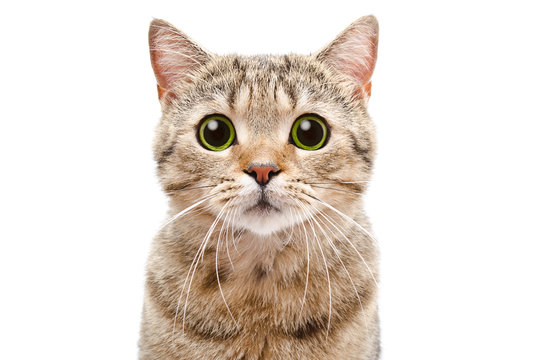
#> input picture cat.jpeg, 543 x 360 px
$ jupyter execute TestBackgroundSubtraction.ipynb
#> lines starting #> are read from the running program, lines starting #| are printed output that depends on the picture; after the words box and inside, x2 and y2 are one past the last pixel; in counts of white or black regions, pixels touching at a corner belong together
[cell 1]
import cv2
import numpy as np
import matplotlib.pyplot as plt

#opencv code to read and display image
color_img = cv2.imread('./cat.jpeg', cv2.IMREAD_COLOR)
#> color_img is the input picture: shape (360, 543, 3); mean B, G, R 210.6, 219.2, 229
cv2.imshow('cute_meow', color_img)
cv2.waitKey(0)
#opencv to convert color image to grayscale image
gray_image = cv2.cvtColor(color_img, cv2.COLOR_BGR2GRAY)
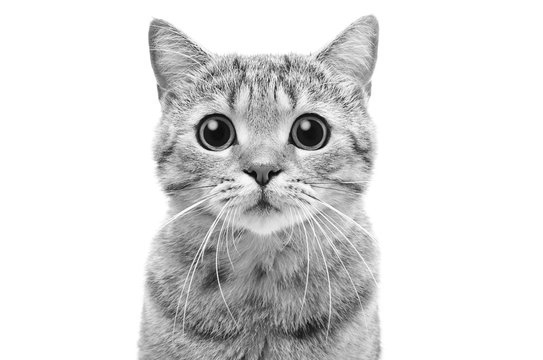
#> gray_image: shape (360, 543); min 0, max 255, mean 221.1
cv2.imshow('gray', gray_image) # must have the title of image
cv2.waitKey(0)

[cell 2]
plt.imshow(gray_image, cmap='gray')

[cell 3]
# access the pixel value at position (x, y)
x = 0; y = 0
pixelValue = gray_image[y, x]
#> pixelValue = 255
print('Pixel value: ', pixelValue)
#| Pixel value:  255

[cell 4]
width, height = gray_image.shape
#> width = 360; height = 543
x = int(width/2)
#> x = 180
y = int(height/2)
#> y = 271
pixelValue = gray_image[y, x]
#> pixelValue = 156
print('Pixel value: ', pixelValue)
#| Pixel value:  156

[cell 5]
color_img.shape
#> Out = (360, 543, 3)

[cell 6]
#Access the pixel value at the start image (Color)
width, height, channels = color_img.shape
#> channels = 3
x = 0; y = 0
pixelValue = color_img[y, x]
#> pixelValue = [255, 255, 255]
print('Pixel value: ', pixelValue)
#| Pixel value:  [255 255 255]

[cell 7]
#Access the pixel at the center (color)
width, height, channels = color_img.shape
x = int(width/2)
y = int(height/2)
pixelValue = color_img[y, x]
#> pixelValue = [124, 151, 178]
print('Pixel value: ', pixelValue)
#| Pixel value:  [124 151 178]

[cell 8]
import matplotlib.pyplot as plt

def gaussian_kernel(size, sigma): # blur image
    if size % 2 == 0:
        size = size + 1
    max_point = size // 2 #both directions (x, y) maximum cell start point
    min_point = -max_point #both directions (x, y) minimum cell start point

    K = np.zeros((size, size)) #kernel matrix
    for x in range(min_point, max_point + 1):
        for y in range(min_point, max_point+1):
            value = (1/(2*np.pi * (sigma ** 2)) * np.exp((-(x ** 2 + y**2))/ (2 * (sigma ** 2))))

            K[x-min_point, y-min_point] = value

    return K
kernel = gaussian_kernel(5, 1.4)
img_gaussian = cv2.filter2D(gray_image, -1, kernel)

cv2.imshow('gassian_image', img_gaussian)
cv2.waitKey(0)

[cell 9]
img_gaussian = np.float64(img_gaussian) # convert image to array numpy
mask_x = np.zeros((2,1)) #[-1, 1]
mask_x[0] = -1
mask_x[1] = 1

I_x = cv2.filter2D(img_gaussian, -1, mask_x)

mask_y = mask_x.T # some note
I_y = cv2.filter2D(img_gaussian, -1, mask_y)

Gm = (I_x**2 + I_y**2) ** 0.5
Gd = np.rad2deg(np.arctan2(I_y, I_x))

cv2.imshow('I_x', I_x)
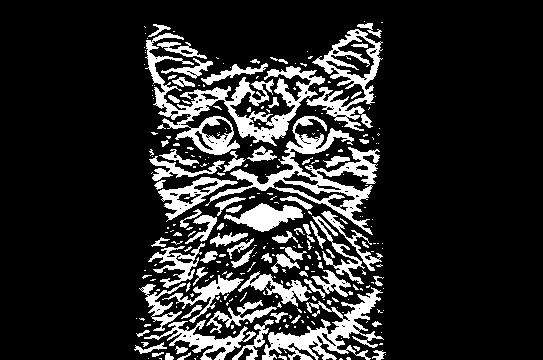
#> window 'I_x': shape (360, 543); 16.2% white; 285 white regions (201 under 20 px), largest, box (x1, y1, x2, y2) and area: (145, 33, 325, 155) 5397, (205, 116, 380, 235) 4140, (262, 287, 384, 360) 2785
cv2.imshow('I_y', I_y)
cv2.imshow('Gm', Gm)
cv2.imshow('Gd', Gd)
cv2.waitKey(0)

[cell 10]
plt.subplot(2,2,1)
plt.imshow(I_x, cmap='gray')
plt.title('I_x')
plt.subplot(2,2,2)
plt.imshow(I_y, cmap='gray')
plt.title('I_y')
plt.subplot(2,2,3)
plt.imshow(Gm, cmap='gray')
plt.title('Gm')
plt.subplot(2,2,4)
plt.imshow(Gd, cmap='gray')
plt.title('Gd')

[cell 11]
#we see that, result return by cv2.imshow() different from matplotlib.pyplot
#Because pypplot received input as 'RGB' image
#cv2 using 'BGR'
#We can use this code
#Convert BGR to RGB
#img_rgb = cv2.cvtColor(img, cv2.COLOR_BGR2RGB)

[cell 12]
def f_NMS(Gm, Gd):
    num_rows, num_cols = Gm.shape[0], Gm.shape[1]
    Gd_bins = 45 * (np.round(Gd/45))

    G_NMS = np.zeros(Gm.shape)

    neighbor_a, neighbor_b = 0., 0.

    for r in range(1, num_rows - 1):
        for c in range(1, num_cols-1):
            angle = Gd_bins[r, c]
            if angle == 180. or angle == -180. or angle == 0:
                neighbor_a, neighbor_b = Gm[r+1, c], Gm[r-1, c]
            elif angle == 90. or angle == -90.:
                neighbor_a, neighbor_b = Gm[r, c-1], Gm[r, c+1]
            elif angle == 45. or angle == -135.:
                neighbor_a, neighbor_b = Gm[r+1, c+1], Gm[r-1,c-1]
            elif angle == -45. or angle == 135.:
                neighbor_a, neighbor_b = Gm[r-1,c+1], Gm[r+1,c-1]
            else:
                print('Error')
                return

            if Gm[r, c] > neighbor_a and Gm[r, c] > neighbor_b:
                G_NMS[r, c] = Gm[r, c]
    return G_NMS

[cell 13]
result_nms = f_NMS(Gm, Gd)
cv2.imshow('result_nms', result_nms)
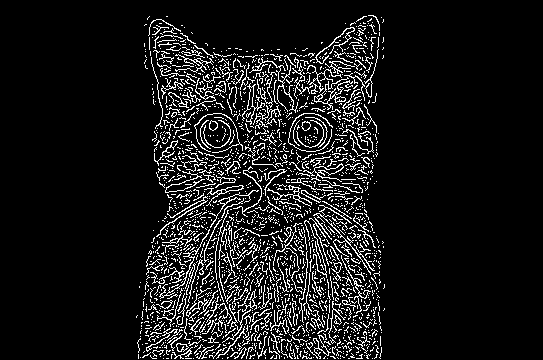
#> window 'result_nms': shape (360, 543); 9.5% white in thin lines or dots, all inside (x1, y1, x2, y2) = (136, 15, 385, 359)
cv2.waitKey(0)

[cell 14]
gray_image.max()
#> Out = 255

[cell 15]
def threshold_edge(img, weak_pixel = 75, strong_pixel = 255):

    #img is a gray_image
    highT = 0.15
    lowT = 0.05

    highThreshold = img.max() *highT
    lowThreshold = highThreshold * lowT

    M, N = img.shape
    res = np.zeros((M,N), dtype=np.uint8)
    # set all elements of res are 0
    strong_i, strong_j = np.where(img >= highThreshold)
    zeros_i, zeros_j = np.where(img < lowThreshold)
    # img is 2-dimentional so np.where returns 2 arrays
    # strong_i saves the array of first coordinate
    weak_i, weak_j = np.where((img <= highThreshold) & (img >= lowThreshold))

    res[strong_i, strong_j] = strong_pixel
    res[weak_i, weak_j] = weak_pixel

    return res

[cell 16]
result = threshold_edge(result_nms)
#> in threshold_edge, `highThreshold = img.max() *highT`: highThreshold = 7.87
#> in threshold_edge, `lowThreshold = highThreshold * lowT`: lowThreshold = 0.394
#> in threshold_edge, `strong_i, strong_j = np.where(img >= highThreshold)`: strong_i = 9628 values from 15 to 358; strong_j = 9628 values, max 381 at index 8900, min 137 at index 9252, mean 261.2
#> in threshold_edge, `weak_i, weak_j = np.where((img <= highThreshold) & (img >= lowThreshol..`: weak_i = 8910 values from 16 to 358; weak_j = 8910 values, max 384 at index 6113, min 136 at index 7311, mean 265.4
cv2.imshow('result image', result)
cv2.waitKey(0)

[cell 17]
plt.imshow(result, cmap='gray')

[cell 18]
def hysteresis(img, weak, strong=255):
    M, N = img.shape
    for i in range(1, M-1):
        for j in range(1, N-1):
            if(img[i, j] == weak):
                try:
                    if ((img[i+1, j-1] == strong) or (img[i+1, j] == strong) or (img[i+1, j+1] == strong)
                        or (img[i, j-1] == strong) or (img[i, j+1] == strong)
                        or (img[i-1, j-1] == strong) or (img[i-1, j] == strong) or (img[i-1, j+1] == strong)):
                        img[i, j] == strong
                    else:
                        img[i, j] = 0
                except IndexError as e:
                    pass

    return img
result = hysteresis(result, 75, 255)
cv2.imshow('result image', result)
cv2.waitKey(0)

[cell 19]
plt.imshow(result, cmap='gray')

[cell 20]
#Edge Detection by Canny Algorithm
#Setting parameter values
t_lower = 250 # lower threshold
t_upper = 300 # Upper threshold

#Applying the Canny Edge filter
edge_canny = cv2.Canny(gray_image, t_lower, t_upper)
#> edge_canny: shape (360, 543); 3.4% white in thin lines or dots, all inside (x1, y1, x2, y2) = (147, 15, 382, 360)

cv2.imshow('edge canny', edge_canny)
cv2.waitKey(0)

[cell 21]
plt.imshow(edge_canny, cmap='gray')

[cell 22]
#Edge detection by Sobel Algorithm

img_blur = cv2.GaussianBlur(gray_image, (3,3), 0)

#Sobel Edge Detection
sobelx = cv2.Sobel(src=img_blur, ddepth=-1, dx=1, dy=0, ksize=5)
# detect on the X_axis
sobely = cv2.Sobel(src=img_blur, ddepth=-1, dx=0, dy=1,ksize=5)
# detect on the Y_axis
sobelxy = cv2.Sobel(src=img_blur, ddepth=-1, dx=1, dy=1, ksize=5)
# detect on both X_axis,Y_axis

cv2.imshow('sobelx', sobelx)
cv2.imshow('sobely', sobely)
cv2.imshow('sobelxy', sobelxy)
cv2.waitKey(0)

[cell 23]
plt.subplot(2,2,1)
plt.imshow(sobelx, cmap='gray')
plt.title('sobelx')
plt.subplot(2,2,2)
plt.imshow(sobely, cmap='gray')
plt.title('sobely')
plt.subplot(2,2,3)
plt.imshow(sobelxy, cmap='gray')
plt.title('sobelxy')

[cell 24]
#Read image
image = cv2.imread('./sudoku.png')
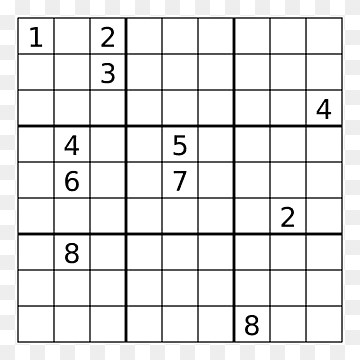
#> input picture sudoku.png, 360 x 360 px
#> image is the input picture: shape (360, 360, 3); min 1, max 255, mean 230.8
#convert image to grayscale
gray = cv2.cvtColor(image, cv2.COLOR_BGR2GRAY)

#use canny edged detection
edges = cv2.Canny(gray, 50, 200)
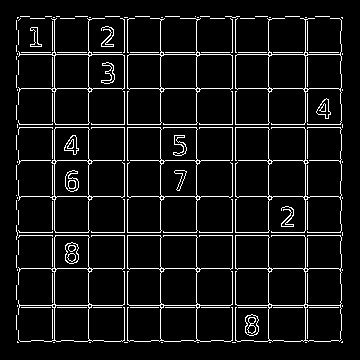
#> edges: shape (360, 360); 7.6% white in thin lines or dots, all inside (x1, y1, x2, y2) = (16, 16, 343, 343)

#Apply HoughLinesP method to
# to directly obtain line end points
lines_list = []
lines = cv2.HoughLinesP(
    edges, # Input edge image
    1, # Distance resolution in pixels
    np.pi/180, #Angle resolution in radians
    threshold=200, # Min number of votes for valid line
    minLineLength=5, #Min allowed length of line
    maxLineGap=10 #Max allowed gap between line for joining them
)
#> lines = 24 rows, first 6: [17, 232, 342, 232], [17, 235, 342, 235], [17, 124, 342, 124], [19, 160, 340, 160], [268, 340, 268, 19], [19, 196, 340, 196]
#Iterate over points
for points in lines:
    #Extract points nested in the list
    x1, y1, x2, y2 = points[0]
    # Draw the lines joining the points
    # On the original image
    cv2.line(image, (x1,y1), (x2,y2), (0, 0, 255),2)
    # Maintain a simples lookup list for points
    lines_list.append([(x1,y1), (x2,y2)])
#> this loop made 24 passes
#> (x1, y1, x2, y2) on passes 1 to 12: (17, 232, 342, 232), (17, 235, 342, 235), (17, 124, 342, 124), (19, 160, 340, 160), (268, 340, 268, 19), (19, 196, 340, 196), (127, 342, 127, 17), (235, 342, 235, 17), (305, 342, 305, 17), (17, 305, 342, 305), (88, 340, 88, 19), (232, 342, 232, 17)
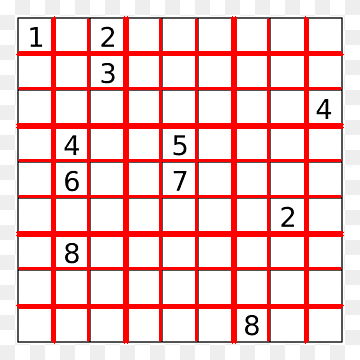
#> image: shape (360, 360, 3); 16.15% of pixels changed, all inside (x1, y1, x2, y2) = (16, 16, 344, 344)
#> after the loop, lines_list = 24 items

#Save the result image
cv2.imshow('image', image)
cv2.waitKey(0)
plt.imshow(image)

[cell 25]
import cv2
import numpy as np
import matplotlib.pyplot as plt
import matplotlib.lines as mlines


def line_detection_vectorized(image, edge_image, num_rhos=180, num_thetas=180, t_count=220):
  edge_height, edge_width = edge_image.shape[:2]
  edge_height_half, edge_width_half = edge_height / 2, edge_width / 2
  #
  d = np.sqrt(np.square(edge_height) + np.square(edge_width))
  dtheta = 180 / num_thetas
  drho = (2 * d) / num_rhos
  #
  thetas = np.arange(0, 180, step=dtheta)
  rhos = np.arange(-d, d, step=drho)
  #
  cos_thetas = np.cos(np.deg2rad(thetas))
  sin_thetas = np.sin(np.deg2rad(thetas))
  #
  accumulator = np.zeros((len(rhos), len(rhos)))
  #
  figure = plt.figure(figsize=(12, 12))
  subplot1 = figure.add_subplot(1, 4, 1)
  subplot1.imshow(image)
  subplot2 = figure.add_subplot(1, 4, 2)
  subplot2.imshow(edge_image, cmap="gray")
  subplot3 = figure.add_subplot(1, 4, 3)
  subplot3.set_facecolor((0, 0, 0))
  subplot4 = figure.add_subplot(1, 4, 4)
  subplot4.imshow(image)
  #
  edge_points = np.argwhere(edge_image != 0)
  edge_points = edge_points - np.array([[edge_height_half, edge_width_half]])
  #
  rho_values = np.matmul(edge_points, np.array([sin_thetas, cos_thetas]))
  #
  accumulator, theta_vals, rho_vals = np.histogram2d(
      np.tile(thetas, rho_values.shape[0]),
      rho_values.ravel(),
      bins=[thetas, rhos]
  )
  accumulator = np.transpose(accumulator)
  lines = np.argwhere(accumulator > t_count)
  rho_idxs, theta_idxs = lines[:, 0], lines[:, 1]
  r, t = rhos[rho_idxs], thetas[theta_idxs]

  for ys in rho_values:
    subplot3.plot(thetas, ys, color="white", alpha=0.05)

  subplot3.plot([t], [r], color="yellow", marker='o')

  for line in lines:
    y, x = line
    rho = rhos[y]
    theta = thetas[x]
    a = np.cos(np.deg2rad(theta))
    b = np.sin(np.deg2rad(theta))
    x0 = (a * rho) + edge_width_half
    y0 = (b * rho) + edge_height_half
    x1 = int(x0 + 1000 * (-b))
    y1 = int(y0 + 1000 * (a))
    x2 = int(x0 - 1000 * (-b))
    y2 = int(y0 - 1000 * (a))
    subplot3.plot([theta], [rho], marker='o', color="yellow")
    subplot4.add_line(mlines.Line2D([x1, x2], [y1, y2]))

  subplot3.invert_yaxis()
  subplot3.invert_xaxis()

  subplot1.title.set_text("Original Image")
  subplot2.title.set_text("Edge Image")
  subplot3.title.set_text("Hough Space")
  subplot4.title.set_text("Detected Lines")
  plt.show()
  return accumulator, rhos, thetas

[cell 26]
image = cv2.imread("line_detection.png")
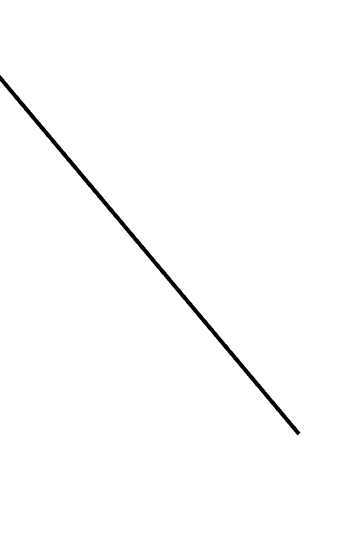
#> input picture line_detection.png, 342 x 542 px
#> image is the input picture: shape (542, 342, 3); min 0, max 255, mean 252.4
edge_image = cv2.cvtColor(image, cv2.COLOR_BGR2GRAY)
edge_image = cv2.GaussianBlur(edge_image, (3, 3), 1)
edge_image = cv2.Canny(edge_image, 100, 200)
#> edge_image: shape (542, 342); 0.71% white in thin lines or dots, all inside (x1, y1, x2, y2) = (0, 75, 301, 435)
edge_image = cv2.dilate(
     edge_image,
    cv2.getStructuringElement(cv2.MORPH_RECT, (5, 5)),
     iterations=1
)
#> edge_image: shape (542, 342); 2.8% white; 1 white region, box (x1, y1, x2, y2) and area: (0, 73, 303, 437) 5116
edge_image = cv2.erode(
  edge_image,
  cv2.getStructuringElement(cv2.MORPH_RECT, (5, 5)),
  iterations=1
)
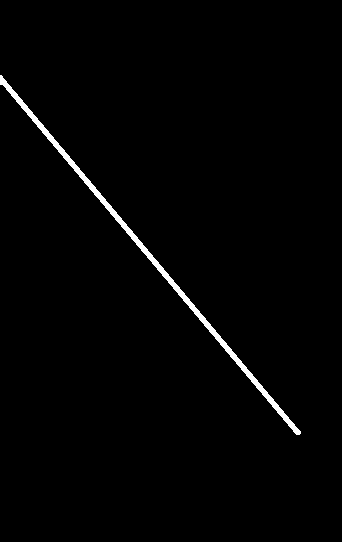
#> edge_image: shape (542, 342); 1.3% white; 1 white region, box (x1, y1, x2, y2) and area: (0, 75, 301, 435) 2484
line_detection_vectorized(image, edge_image)
#> in line_detection_vectorized, `edge_points = np.argwhere(edge_image != 0)`: edge_points = 2484 pairs, first value 75 to 434, second value 0 to 300
#> in line_detection_vectorized, `edge_points = edge_points - np.array([[edge_height_half, edge_width_ha..`: edge_points = 2484 pairs, first value -196 to 163, second value -171 to 129
#> in line_detection_vectorized, `accumulator, theta_vals, rho_vals = np.histogram2d( np.tile(thetas, rh..`: theta_vals = 180 values from 0 to 179; rho_vals = 180 values from -640.9 to 633.8
#> in line_detection_vectorized, `accumulator = np.transpose(accumulator)`:
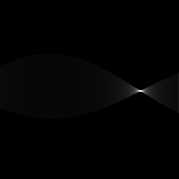
#> accumulator: shape (179, 179) float64; min 0, max 1470, mean 14; drawn with min black and max white
#> in line_detection_vectorized, `lines = np.argwhere(accumulator > t_count)`: lines = 106 pairs, first value 85 to 95, second value 130 to 149
#> in line_detection_vectorized, `rho_idxs, theta_idxs = lines[:, 0], lines[:, 1]`: rho_idxs = 106 values from 85 to 95; theta_idxs = 106 values, max 149 at index 8, min 130 at index 0, mean 140
#> in line_detection_vectorized, `r, t = rhos[rho_idxs], thetas[theta_idxs]`: r = 106 values from -35.6 to 35.6; t has the same summary as theta_idxs
#> the loop in line_detection_vectorized, `for line in lines:` made 106 passes
#> (y, x, rho, theta, a, b, x0, y0) on passes 1 to 12: (85, 130, -35.6, 130, -0.643, 0.766, 193.9, 243.7), (86, 131, -28.48, 131, -0.656, 0.755, 189.7, 249.5), (86, 132, -28.48, 132, -0.669, 0.743, 190.1, 249.8), (87, 131, -21.36, 131, -0.656, 0.755, 185, 254.9), (87, 132, -21.36, 132, -0.669, 0.743, 185.3, 255.1), (87, 133, -21.36, 133, -0.682, 0.731, 185.6, 255.4), (87, 134, -21.36, 134, -0.695, 0.719, 185.8, 255.6), (87, 148, -21.36, 148, -0.848, 0.53, 189.1, 259.7), (87, 149, -21.36, 149, -0.857, 0.515, 189.3, 260), (88, 131, -14.24, 131, -0.656, 0.755, 180.3, 260.3), (88, 132, -14.24, 132, -0.669, 0.743, 180.5, 260.4), (88, 133, -14.24, 133, -0.682, 0.731, 180.7, 260.6)
#> line on passes 49 to 54: [90, 144], [90, 145], [90, 146], [90, 147], [90, 148], [90, 149]
#> in line_detection_vectorized, `plt.show()`:
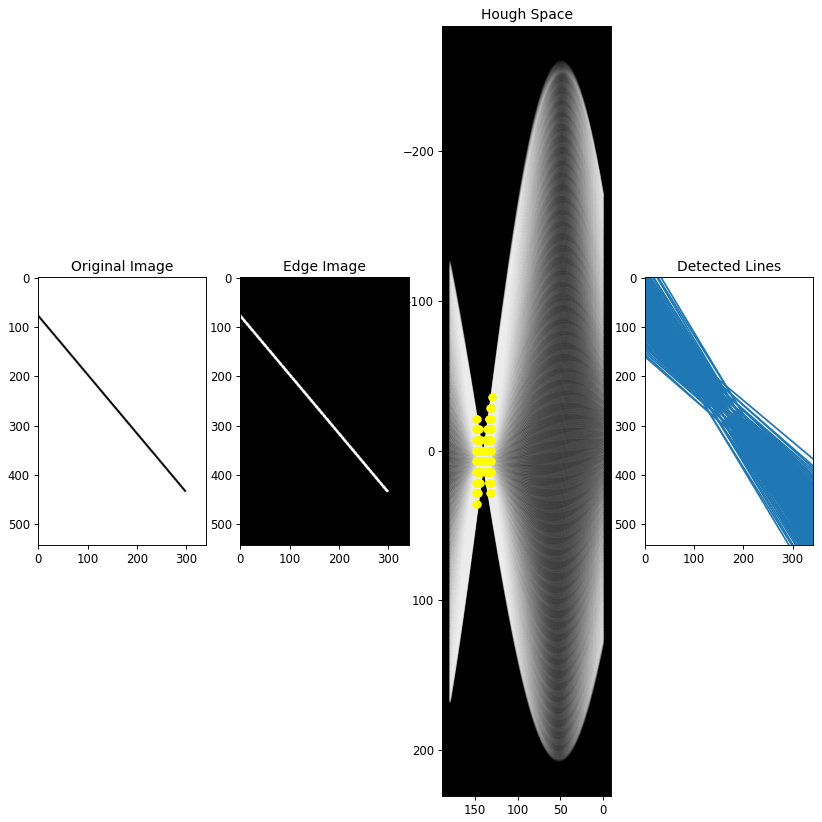
#> figure drawn by matplotlib, 4 panels; panel 3: curve peaks at x = 179, y = 167.6; panel 3: curve peaks at x = 179, y = 166.6; panel 3: curve peaks at x = 179, y = 167.6
